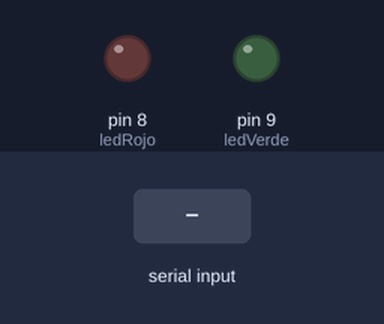
Recording of a sketch running on a simulated Arduino Uno, built with avr-gcc and run on an emulated ATmega328P. On the bench: output pins drawn as LEDs (lit = HIGH). Inputs (shaded band) come from the test bench.

Above: at 1.2 s.
1.3 s: "ROJO_ON\n" received over Serial
At 2.4 s:
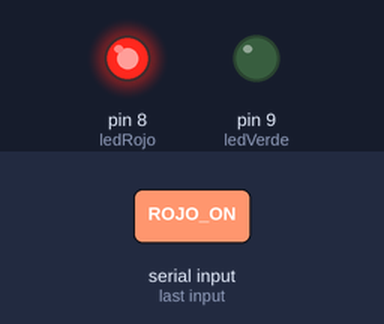
2.8 s: "VERDE_ON\n" received over Serial
At 3.6 s:
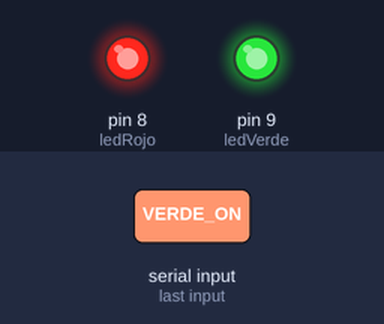
4.3 s: "ROJO_OFF\n" received over Serial
At 4.7 s:
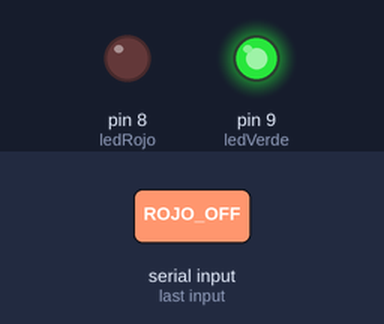
5.8 s: "VERDE_OFF\n" received over Serial
At 7.1 s:
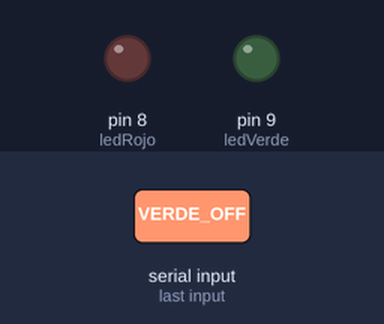
Timing chart, 0 to 8.3 s (numbered marks = the images above; inputs shaded):
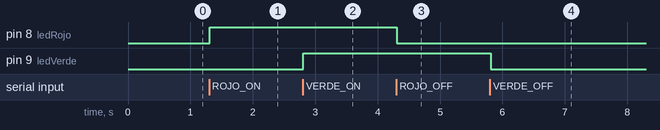

The sketch:

ARDUINOPUNTO3.ino
```cpp
int ledRojo = 8;
int ledVerde = 9;

String comando;

void setup(){

Serial.begin(9600);

pinMode(ledRojo,OUTPUT);
pinMode(ledVerde,OUTPUT);

}

void loop(){

if(Serial.available()){

comando = Serial.readStringUntil('\n');
comando.trim();

if(comando=="ROJO_ON"){
digitalWrite(ledRojo,HIGH);
}

if(comando=="ROJO_OFF"){
digitalWrite(ledRojo,LOW);
}

if(comando=="VERDE_ON"){
digitalWrite(ledVerde,HIGH);
}

if(comando=="VERDE_OFF"){
digitalWrite(ledVerde,LOW);
}

}

}
```

Measured:
- after the input at 1.3 s, pin 8 (ledRojo): LOW → HIGH at once
- after the input at 2.8 s, pin 9 (ledVerde): LOW → HIGH at once
- after the input at 4.3 s, pin 8 (ledRojo): HIGH → LOW at once
- after the input at 5.8 s, pin 9 (ledVerde): HIGH → LOW at once
